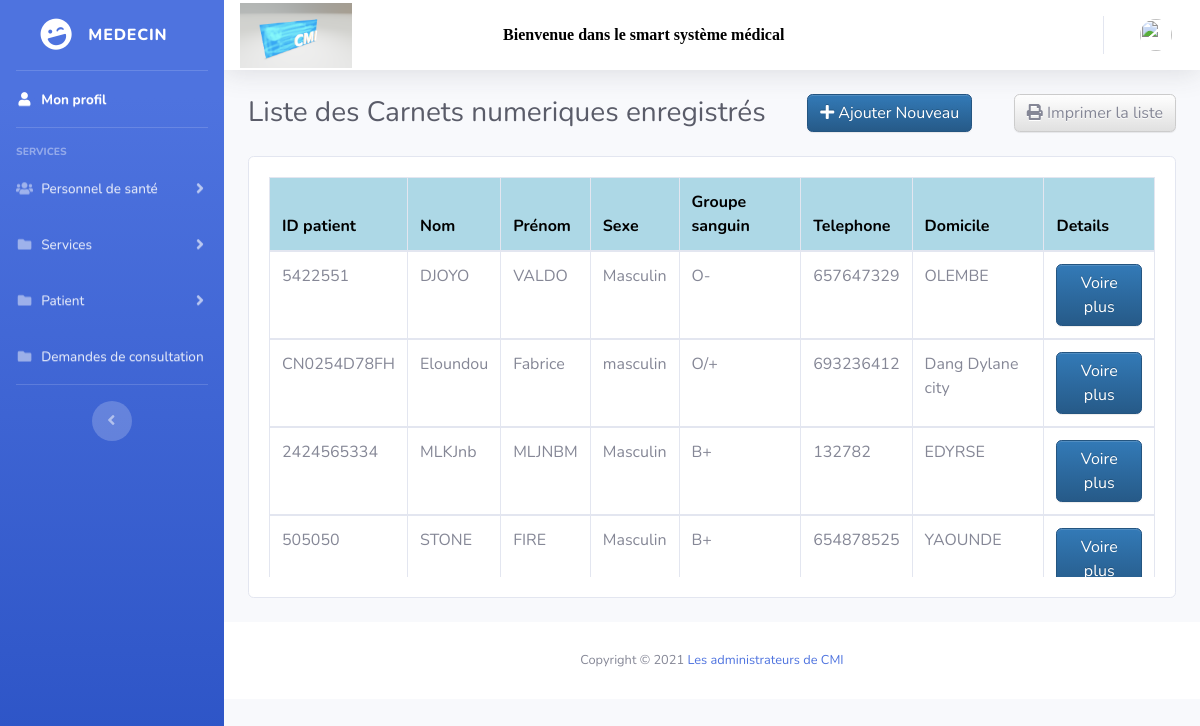
The page /Pages/liste_carnet.php (signed in) on the database its author committed.
### tables this page shows
CREATE TABLE IF NOT EXISTS `patient` (
  `nom_patient` varchar(50) NOT NULL,
  `prenom_patient` varchar(50) DEFAULT NULL,
  `sexe_patient` varchar(8) NOT NULL,
  `date_naissance_patient` date NOT NULL,
  `nationalite_patient` varchar(50) NOT NULL,
  `groupe_sanguin_patient` varchar(5) DEFAULT NULL,
  `photo_patient` varchar(250) DEFAULT NULL,
  `numtel_patient` varchar(50) NOT NULL,
  `email_patient` varchar(50) DEFAULT NULL,
  `domicile_patient` varchar(50) NOT NULL,
  `profession_patient` varchar(50) DEFAULT NULL,
  `nom_tuteur_patient` varchar(50) DEFAULT NULL,
  `num_tel_tuteur_patient` varchar(50) DEFAULT NULL,
  `num_cni_patient` varchar(50) NOT NULL,
  `login` varchar(50) NOT NULL,
  `password` varchar(50) NOT NULL,
  PRIMARY KEY (`num_cni_patient`)
);

### Pages/liste_carnet.php (the view, shortened to what this page needs)
<?php session_start();
include('pdo.php');
?>
<!DOCTYPE html>
<html lang="en">
<head>
  <link href="vendor/fontawesome-free/css/all.min.css" rel="stylesheet" type="text/css">
  <link href="css/sb-admin-2.min.css" rel="stylesheet">
   <link href="../bootstrap/css/bootstrap-theme.min.css" rel="stylesheet">
</head>
<body id="page-top">
  <div id="wrapper">
  <?php
          include('init/sidebar.php');
       ?>
    <div id="content-wrapper" class="d-flex flex-column">
      <div id="content">
    <?php include('init/head.php'); ?>
        <div class="container-fluid">
          <div class="d-sm-flex align-items-center justify-content-between mb-4">
            <h1 class="h3 mb-0 text-gray-800">Liste des Carnets numeriques enregistrés</h1>
            <a href="add_carnet.php" class="btn btn-primary" id="b1"> <span class="fas fa-plus"></span> Ajouter Nouveau</a>
            <button class="btn btn-default" onclick="window.print()" id="b2">  <span class="fas fa-print"></span> Imprimer la liste</button>
          </div>
          <div class="contain">
              <div class="card mb-4">
                <div class="card-body">
                  <div class="table-responsive" style="height: 400px;">
                   <table class="table table-bordered" id="dataTable" width="100%" cellspacing="0">
                    <thead>
                      <tr>
                        <th>ID patient</th>
                        <th>Nom</th>
                        <th>Prénom</th>
                        <th>Sexe</th>
                        <th>Groupe sanguin</th>
                        <th>Telephone</th>
                        <th>Domicile</th>
                        <th class="hide">Details</th>
                      </tr>
                    </thead>
                      <?php
                        $liste_membre = $pdo->query('SELECT * FROM patient ORDER BY nom_patient');
                        while ($row = $liste_membre->fetch())
                        {?>
                        <tbody>
                          <tr>
                            <td><?php echo $row['num_cni_patient']; ?></td>
                            <td><?php echo $row['nom_patient']; ?></td>
                            <td><?php echo $row['prenom_patient']; ?></td>
                            <td><?php echo $row['sexe_patient']; ?></td>
                            <td><?php echo $row['groupe_sanguin_patient']; ?></td>
                            <td><?php echo $row['numtel_patient']; ?></td>
                            <td><?php echo $row['domicile_patient']; ?></td>
                            <td class="hide"><a href="details_patient.php?id=<?php echo $row['num_cni_patient']; ?>" class="btn btn-primary">Voire plus</a></td>
                          </tr>
                        </tbody>
                          <?php
                        }
                      ?>
                    </table>
                  </div>
                </div>
              </div>
          </div>
      </div>
       <?php include('init/footer.php'); ?>

### Pages/liste_carnet.php (style rules this page uses)
thead { background-color: lightblue; color: black; }

### rows shown on the page
patient: num_cni_patient "5422551", nom_patient "DJOYO", prenom_patient "VALDO", sexe_patient "Masculin", groupe_sanguin_patient "O-", numtel_patient "657647329", domicile_patient "OLEMBE"
patient: num_cni_patient "CN0254D78FH", nom_patient "Eloundou", prenom_patient "Fabrice", sexe_patient "masculin", groupe_sanguin_patient "O/+", numtel_patient "693236412", domicile_patient "Dang Dylane city"
patient: num_cni_patient "2424565334", nom_patient "MLKJnb", prenom_patient "MLJNBM", sexe_patient "Masculin", groupe_sanguin_patient "B+", numtel_patient "132782", domicile_patient "EDYRSE"
patient: num_cni_patient "505050", nom_patient "STONE", prenom_patient "FIRE", sexe_patient "Masculin", groupe_sanguin_patient "B+", numtel_patient "654878525", domicile_patient "YAOUNDE"
